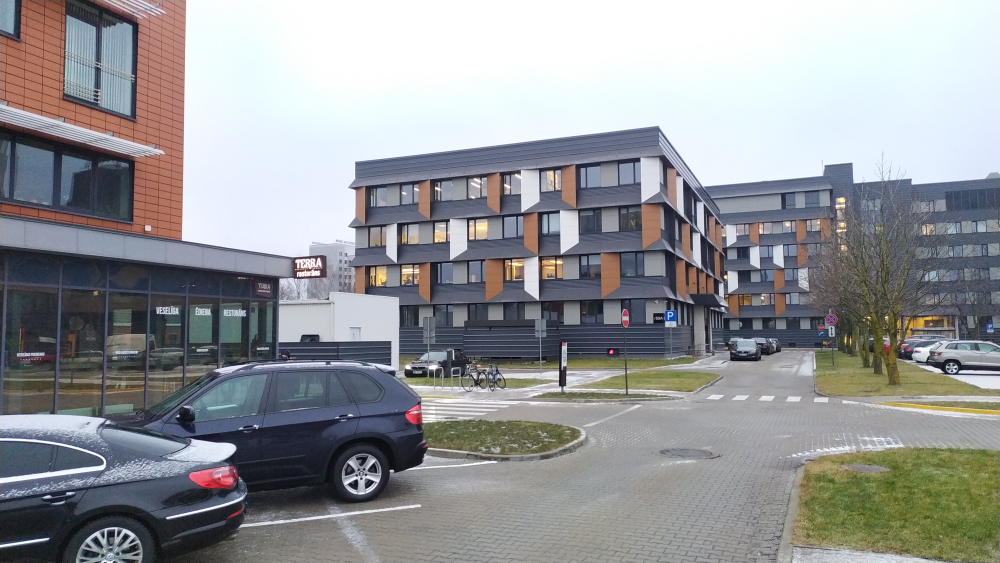
#> input picture dati/IMG_20201211_091811.jpg, 4000 x 2250 px (shown at 1/4 size); its folder holds only this picture in this run
$ python main.py
#> lines starting #> are read from the running program, lines starting #| are printed output that depends on the picture
### src/bildes.py
import sys
import os
from PIL import Image

def cartoon(pix):
    return pix if pix > 100 else 250

def bilzu_info(mape, atvert=False):
#> called with mape = 'dati', atvert = True
    datnes = os.listdir(mape)
    for infile in datnes:
        try:
            with Image.open(os.path.join(mape,infile)) as im:
#> im is the input picture: PIL image 4000x2250 RGB; mean R, G, B 148.3, 149.7, 152.1
                print(infile, im.format, f"{im.size}x{im.mode}")
#| IMG_20201211_091811.jpg JPEG (4000, 2250)xRGB
                if atvert:
                    im2 = Image.eval(im, cartoon)
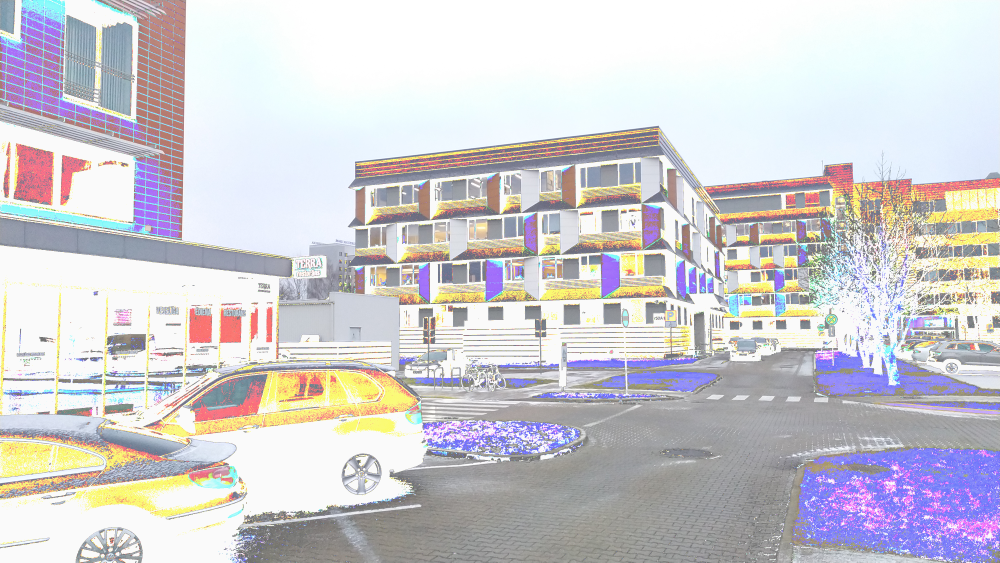
#> im2: PIL image 4000x2250 RGB (shown at 1/4 size); mean R, G, B 206.5, 204.3, 208.6
                    im2.show()
        except OSError:
            pass


def sikteli(mape):
#> called with mape = 'dati'
    datnes = os.listdir(mape)
    size = (128, 128)
    for infile in datnes:
        if not infile.find(".thumbnail") > 0:
            try:
                with Image.open(os.path.join(mape,infile)) as im:
                    outfile = infile + ".thumbnail."+im.format
#> outfile = 'IMG_20201211_091811.jpg.thumbnail.JPEG'
                    im.thumbnail(size)
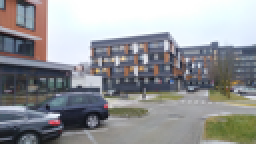
#> im: PIL image 128x72 RGB (shown 2 times larger); mean R, G, B 148.3, 149.7, 152.1
                    im.save(os.path.join(mape,outfile), im.format)
            except OSError:
                print("cannot create thumbnail for", infile)


# [10 lines left out: function bilde, not called in this run]

### main.py
from src.bildes import bilzu_info, sikteli


bilzu_info("dati", True)
sikteli("dati")

$ run again, on dati/IMG_20201211_091813_1.jpg
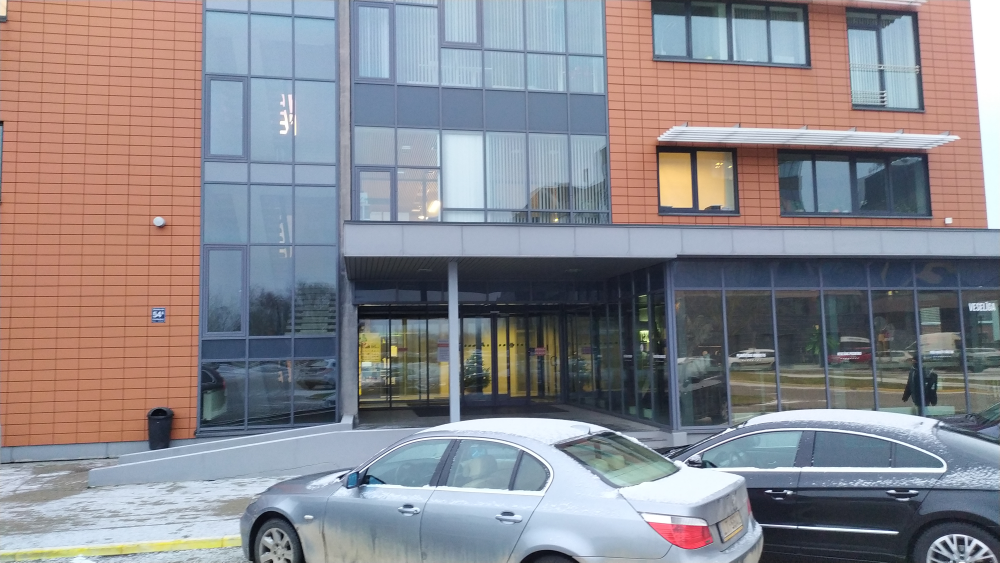
#> input picture dati/IMG_20201211_091813_1.jpg, 4000 x 2250 px (shown at 1/4 size)
#> in bilzu_info, im is the input picture: PIL image 4000x2250 RGB; mean R, G, B 139, 135.7, 140.8
#| IMG_20201211_091813_1.jpg JPEG (4000, 2250)xRGB
#> in bilzu_info, `im2 = Image.eval(im, cartoon)`:
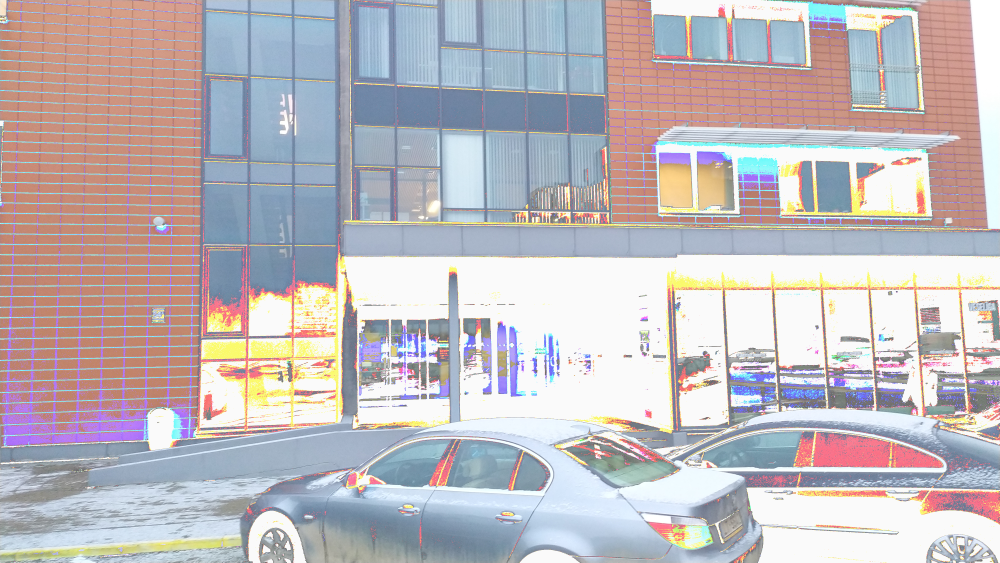
#> im2: PIL image 4000x2250 RGB (shown at 1/4 size); mean R, G, B 191.4, 184.8, 188.5
#> in sikteli, `im.thumbnail(size)`:
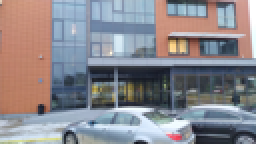
#> im: PIL image 128x72 RGB (shown 2 times larger); mean R, G, B 139, 135.7, 140.8
